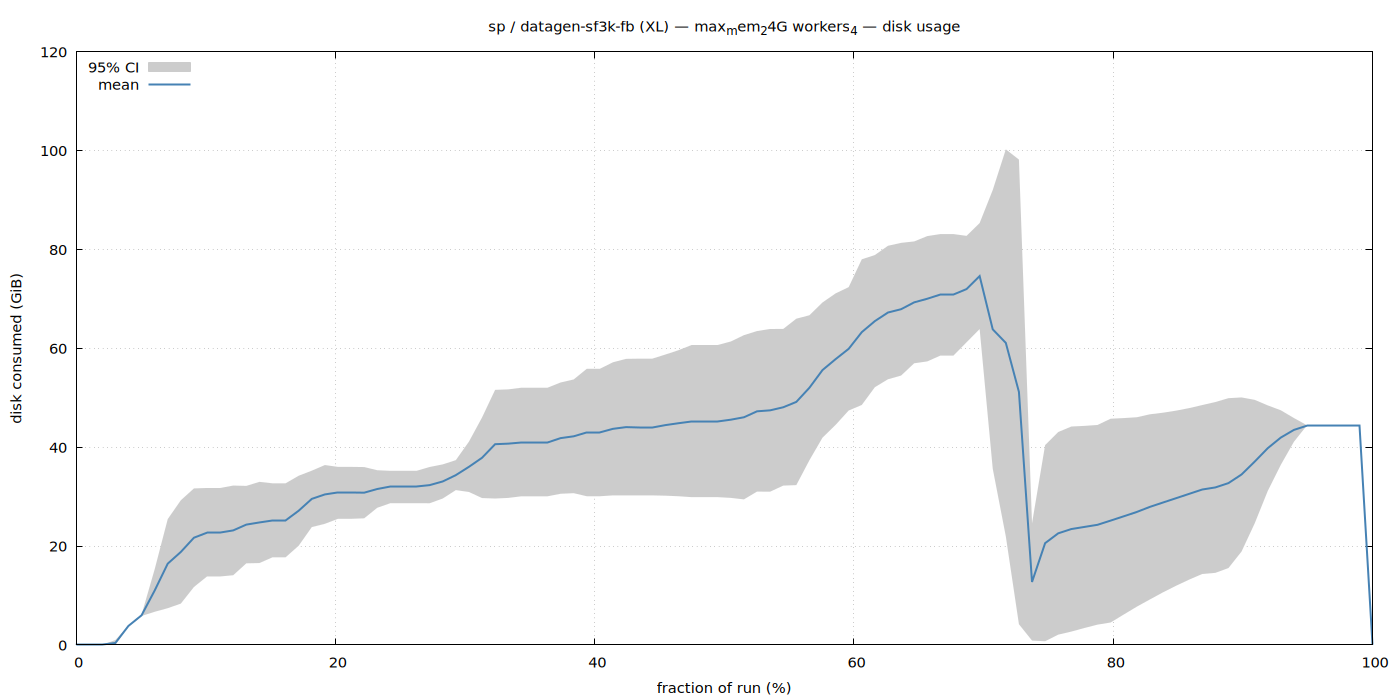

Generate this figure with gnuplot:
set terminal pngcairo size 1400,700 enhanced font 'Sans,11'
set output '/home/ubuntu/nvm/results/sp/XL/datagen-sf3k-fb/max_mem_24G_workers_4/disk.png'
set title "sp / datagen-sf3k-fb (XL) — max_mem_24G workers_4 — disk usage"
set xlabel 'fraction of run (%)'
set ylabel 'disk consumed (GiB)'
set grid
set key top left
set yrange [0:*]
plot '/home/ubuntu/nvm/results/sp/XL/datagen-sf3k-fb/max_mem_24G_workers_4/disk.dat' using 1:3:4 with filledcurves lc rgb '#cccccc' title '95% CI', \
     '' using 1:2 with lines lw 2 lc rgb '#4682b4' title 'mean'
